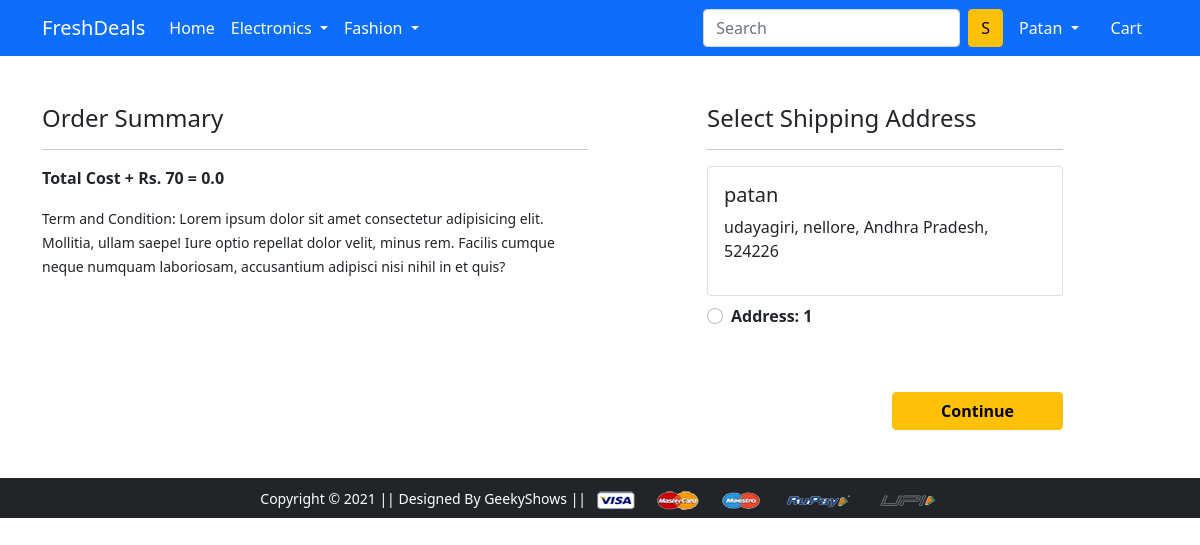
The page /checkout/ (signed in) on the database its author committed.
### app/models.py (models this page shows, shortened)
class Customer(models.Model):
    user = models.ForeignKey(User, on_delete=models.CASCADE)
    name = models.CharField(max_length=200)
    locality = models.CharField(max_length=200)
    city = models.CharField(max_length=50)
    zipcode = models.IntegerField()
    state = models.CharField(choices=STATE_CHOICES, max_length=50)

### app/views.py (the view)
# urls.py: path('checkout/', views.checkout, name='checkout'),
@login_required
def checkout(request):
    user = request.user
    add = Customer.objects.filter(user=user)
    cart_items = Cart.objects.filter(user=user)
    amount = 0.0
    shipping_amount = 70.0
    totalamount = 0.0
    cart_product = [p for p in Cart.objects.all() if p.user == request.user]
    if cart_product:
        for p in cart_product:
            tempamount = (p.quantity * p.product.discounted_price)
            amount += tempamount
        totalamount = amount + shipping_amount
    return render (request, 'app/checkout.html', {'add':add, 'totalamount':totalamount, 'cart_items':cart_items})

### app/templates/app/checkout.html (shortened to what this page needs)
{% extends 'app/base.html' %}
{% load static %}
{% block main-content %}
<div class="container">
 <div class="row mt-5">
  <div class="col-sm-6">
    <h4>Order Summary</h4>
    <hr>
    <p class="fw-bold">Total Cost + Rs. 70 = {{totalamount}}</p>
    <small>Term and Condition: Lorem ipsum dolor sit amet consectetur adipisicing elit. Mollitia, ullam saepe! Iure optio repellat dolor velit, minus rem. Facilis cumque neque numquam laboriosam, accusantium adipisci nisi nihil in et quis?</small>
  </div>
  <div class="col-sm-4 offset-sm-1">
    <h4>Select Shipping Address</h4>
    <hr>
    <form action="/paymentpage">
      {% for ad in add %}
      <div class="card">
        <div class="card-body">
        <h5>{{ad.name}}</h5>
        <p>{{ad.locality}}, {{ad.city}}, {{ad.state}}, {{ad.zipcode}}</p>
        </div>
      </div>
        <div class="form-check mt-2 mb-5">
          <input class="form-check-input" type="radio" name="custid" id="custadd{{forloop.counter}}" value="{{ad.id}}">
          <label class="form-check-label fw-bold" for="">
            Address: {{forloop.counter}} </label>
        </div>
        {% endfor %}
        <div class="text-end">
          <button type="submit" class="btn btn-warning mt-3 px-5 fw-bold">Continue</button>
        </div>
      </form>
    </div>
  </div>
</div>
{% endblock main-content %}

### app/templates/app/base.html (shortened to what this page needs)
<!doctype html>
{% load static %}
<html lang="en">
  <head>
    <link href="https://cdn.jsdelivr.net/npm/bootstrap@5.0.0-beta1/dist/css/bootstrap.min.css" rel="stylesheet">
    <link rel="stylesheet" href="{% static 'app/css/owl.carousel.min.css' %}">
    <link rel="stylesheet" href="{% static 'app/css/all.min.css' %}">
    <link rel="stylesheet" href="{% static 'app/css/style.css' %}">
  </head>
  <body>
    <nav class="navbar navbar-expand-lg navbar-dark bg-primary">
     <div class="container">
       <a class="navbar-brand" href="/">FreshDeals</a>
       <div class="collapse navbar-collapse" id="navbarSupportedContent">
         <ul class="navbar-nav me-auto mb-2 mb-lg-0">
           <li class="nav-item">
             <a class="nav-link active" aria-current="page" href="/">Home</a>
           </li>
           <li class="nav-item dropdown">
             <a class="nav-link dropdown-toggle text-white" href="#" id="electronicsDropdown" role="button" data-bs-toggle="dropdown" aria-expanded="false">
               Electronics
             </a>
           </li>
           <li class="nav-item dropdown">
             <a class="nav-link dropdown-toggle text-white" href="#" id="fashionDropdown" role="button" data-bs-toggle="dropdown" aria-expanded="false">
               Fashion
             </a>
           </li>
         </ul>
         <form class="d-flex">
           <input class="form-control me-2" type="search" placeholder="Search" aria-label="Search">
           <button class="btn btn-warning" type="submit">S</button>
         </form>
         <div>
          <ul class="navbar-nav me-auto mb-2 mb-lg-0">
            {% if request.user.is_authenticated %}
            <li class="nav-item dropdown mx-2">
                <a class="nav-link dropdown-toggle text-white" href="#" id="profileDropdown" role="button" data-bs-toggle="dropdown" aria-expanded="false">
                  {{request.user.username|capfirst}}
                </a>
                <li class="nav-item mx-2">
                  <a href="{% url 'showcart' %}" class="nav-link text-white"> Cart </a>
                 </li>
            </li>
        {% endif %}
          </ul>
         </div>
       </div>
     </div>
    </nav>
    {% block main-content %} {% endblock main-content %}
    <footer class="container-fluid bg-dark text-center p-2 mt-5">
        <small class="text-white">Copyright &copy; 2021 || Designed By GeekyShows || </small>
        <img src="{% static 'app/images/payment.png' %}" alt="" srcset="" class="img-fluid" height="2px">
    </footer>
  </body>
</html>

### rows shown on the page
Customer: name "patan", locality "udayagiri", city "nellore", state "Andhra Pradesh", zipcode "524226"

### other values the page prints
{{ request.user.username|capfirst }} "Patan"
{{ totalamount }} "0.0"
